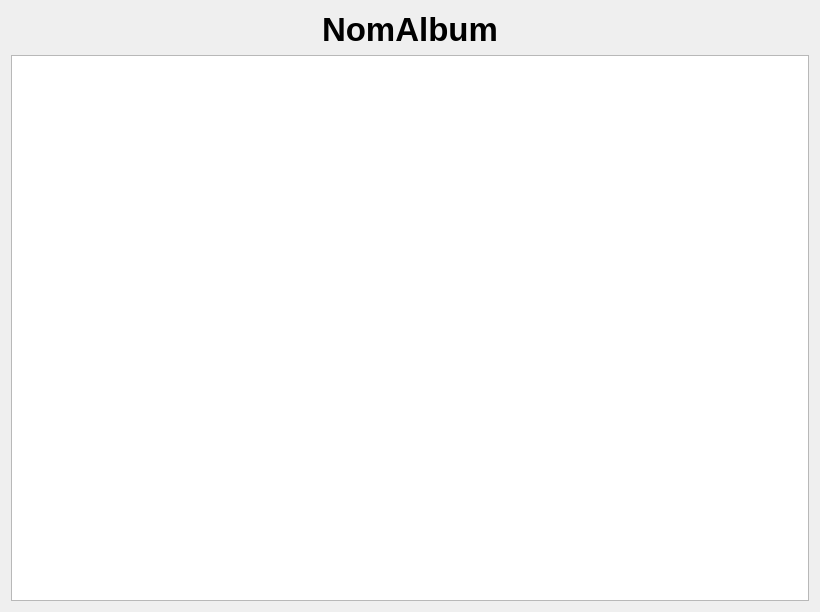
<?xml version="1.0" encoding="UTF-8"?>
<ui version="4.0">
 <class>explorerAlbImg</class>
 <widget class="QWidget" name="explorerAlbImg">
  <property name="geometry">
   <rect>
    <x>0</x>
    <y>0</y>
    <width>820</width>
    <height>612</height>
   </rect>
  </property>
  <property name="windowTitle">
   <string>Form</string>
  </property>
  <layout class="QVBoxLayout" name="verticalLayout">
   <item>
    <layout class="QHBoxLayout" name="horizontalLayout">
     <item>
      <layout class="QVBoxLayout" name="verticalLayoutImages">
       <item>
        <layout class="QHBoxLayout" name="horizontalLayout_5">
         <item>
          <spacer name="horizontalSpacer">
           <property name="orientation">
            <enum>Qt::Horizontal</enum>
           </property>
           <property name="sizeHint" stdset="0">
            <size>
             <width>40</width>
             <height>20</height>
            </size>
           </property>
          </spacer>
         </item>
         <item>
          <widget class="QLabel" name="img_label">
           <property name="sizePolicy">
            <sizepolicy hsizetype="Minimum" vsizetype="Minimum">
             <horstretch>0</horstretch>
             <verstretch>0</verstretch>
            </sizepolicy>
           </property>
           <property name="font">
            <font>
             <weight>75</weight>
             <italic>false</italic>
             <bold>true</bold>
            </font>
           </property>
           <property name="styleSheet">
            <string notr="true">padding: 0 10 0;</string>
           </property>
           <property name="text">
            <string>&lt;html&gt;&lt;head/&gt;&lt;body&gt;&lt;p&gt;&lt;span style=&quot; font-size:25pt; font-weight:792; color:#000000;&quot;&gt;NomAlbum&lt;/span&gt;&lt;/p&gt;&lt;/body&gt;&lt;/html&gt;</string>
           </property>
           <property name="textFormat">
            <enum>Qt::RichText</enum>
           </property>
          </widget>
         </item>
         <item>
          <spacer name="horizontalSpacer_2">
           <property name="orientation">
            <enum>Qt::Horizontal</enum>
           </property>
           <property name="sizeHint" stdset="0">
            <size>
             <width>40</width>
             <height>20</height>
            </size>
           </property>
          </spacer>
         </item>
        </layout>
       </item>
       <item>
        <widget class="QListView" name="listViewImages">
         <property name="tabKeyNavigation">
          <bool>true</bool>
         </property>
         <property name="showDropIndicator" stdset="0">
          <bool>false</bool>
         </property>
         <property name="dragEnabled">
          <bool>true</bool>
         </property>
         <property name="dragDropMode">
          <enum>QAbstractItemView::NoDragDrop</enum>
         </property>
         <property name="defaultDropAction">
          <enum>Qt::CopyAction</enum>
         </property>
         <property name="alternatingRowColors">
          <bool>false</bool>
         </property>
         <property name="iconSize">
          <size>
           <width>100</width>
           <height>100</height>
          </size>
         </property>
         <property name="textElideMode">
          <enum>Qt::ElideRight</enum>
         </property>
         <property name="verticalScrollMode">
          <enum>QAbstractItemView::ScrollPerPixel</enum>
         </property>
         <property name="movement">
          <enum>QListView::Static</enum>
         </property>
         <property name="flow">
          <enum>QListView::LeftToRight</enum>
         </property>
         <property name="isWrapping" stdset="0">
          <bool>true</bool>
         </property>
         <property name="resizeMode">
          <enum>QListView::Adjust</enum>
         </property>
         <property name="layoutMode">
          <enum>QListView::Batched</enum>
         </property>
         <property name="spacing">
          <number>0</number>
         </property>
         <property name="gridSize">
          <size>
           <width>110</width>
           <height>150</height>
          </size>
         </property>
         <property name="viewMode">
          <enum>QListView::IconMode</enum>
         </property>
         <property name="uniformItemSizes">
          <bool>false</bool>
         </property>
         <property name="batchSize">
          <number>1</number>
         </property>
         <property name="wordWrap">
          <bool>true</bool>
         </property>
         <property name="itemAlignment">
          <set>Qt::AlignCenter</set>
         </property>
        </widget>
       </item>
      </layout>
     </item>
    </layout>
   </item>
  </layout>
 </widget>
 <resources/>
 <connections/>
</ui>
